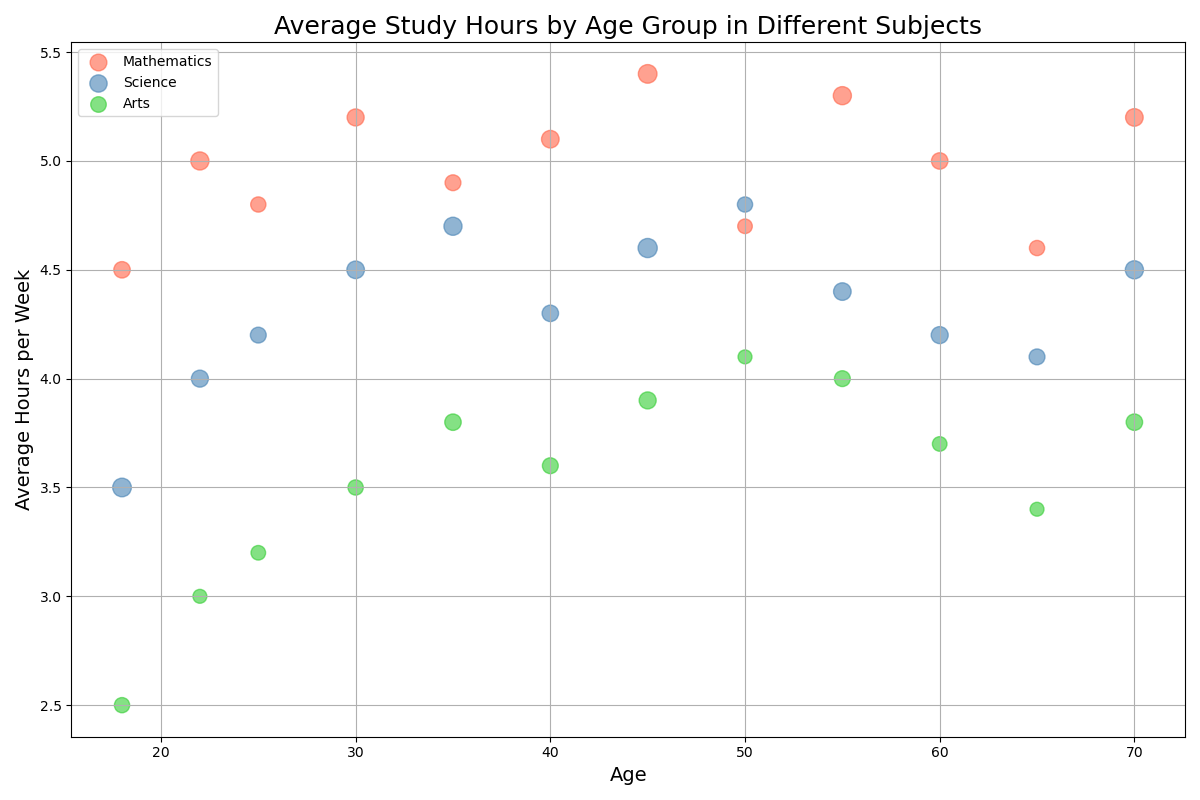

This chart was generated by the following Python code:

import matplotlib.pyplot as plt

# Data
ages = [18, 22, 25, 30, 35, 40, 45, 50, 55, 60, 65, 70]
math_hours = [4.5, 5, 4.8, 5.2, 4.9, 5.1, 5.4, 4.7, 5.3, 5, 4.6, 5.2]
math_participants = [70, 85, 60, 75, 65, 80, 90, 55, 85, 70, 60, 80]
science_hours = [3.5, 4, 4.2, 4.5, 4.7, 4.3, 4.6, 4.8, 4.4, 4.2, 4.1, 4.5]
science_participants = [90, 75, 65, 80, 85, 70, 95, 60, 80, 75, 65, 85]
arts_hours = [2.5, 3, 3.2, 3.5, 3.8, 3.6, 3.9, 4.1, 4, 3.7, 3.4, 3.8]
arts_participants = [60, 50, 55, 60, 70, 65, 75, 50, 65, 55, 50, 70]

# Create a bubble chart
plt.figure(figsize=(12, 8))  # Adjust the width and height

plt.scatter(ages, math_hours, s=[i * 2 for i in math_participants], c='#FF6347', alpha=0.6, label='Mathematics')
plt.scatter(ages, science_hours, s=[i * 2 for i in science_participants], c='#4682B4', alpha=0.6, label='Science')
plt.scatter(ages, arts_hours, s=[i * 2 for i in arts_participants], c='#32CD32', alpha=0.6, label='Arts')

# Customize the plot
plt.title('Average Study Hours by Age Group in Different Subjects', fontsize=18)
plt.xlabel('Age', fontsize=14)
plt.ylabel('Average Hours per Week', fontsize=14)
plt.legend(loc='upper left')
plt.grid(True)
plt.tight_layout()

# Show the plot
plt.show()
